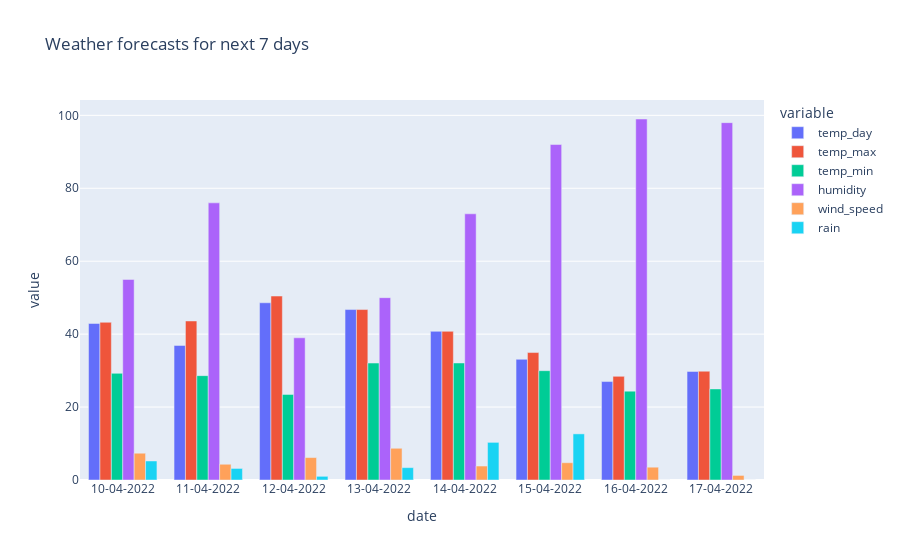

Notebook code for this chart:
### Markdown cell above
### Imperial units have been used for all weather data

### Code cell
fig = px.bar(lat_long_forecast_clean, x='date', y=['temp_day',"temp_max","temp_min","humidity","wind_speed",'rain']
             , barmode='group', title="Weather forecasts for next 7 days")
fig.show()

### Figure 1 — Plotly figure (JSON) as saved in the notebook; plotly's stock layout.template omitted (floating-point values rounded to 4 significant figures)
{"data": [{"alignmentgroup": "True", "hovertemplate": "variable=temp_day<br>date=%{x}<br>value=%{y}<extra></extra>", "legendgroup": "temp_day", "marker": {"color": "#636efa"}, "name": "temp_day", "offsetgroup": "temp_day", "orientation": "v", "showlegend": true, "textposition": "auto", "type": "bar", "x": ["10-04-2022", "11-04-2022", "12-04-2022", "13-04-2022", "14-04-2022", "15-04-2022", "16-04-2022", "17-04-2022"], "xaxis": "x", "y": [42.93, 36.9, 48.6, 46.74, 40.77, 33.1, 27, 29.77], "yaxis": "y"}, {"alignmentgroup": "True", "hovertemplate": "variable=temp_max<br>date=%{x}<br>value=%{y}<extra></extra>", "legendgroup": "temp_max", "marker": {"color": "#EF553B"}, "name": "temp_max", "offsetgroup": "temp_max", "orientation": "v", "showlegend": true, "textposition": "auto", "type": "bar", "x": ["10-04-2022", "11-04-2022", "12-04-2022", "13-04-2022", "14-04-2022", "15-04-2022", "16-04-2022", "17-04-2022"], "xaxis": "x", "y": [43.25, 43.61, 50.45, 46.74, 40.77, 34.95, 28.42, 29.84], "yaxis": "y"}, {"alignmentgroup": "True", "hovertemplate": "variable=temp_min<br>date=%{x}<br>value=%{y}<extra></extra>", "legendgroup": "temp_min", "marker": {"color": "#00cc96"}, "name": "temp_min", "offsetgroup": "temp_min", "orientation": "v", "showlegend": true, "textposition": "auto", "type": "bar", "x": ["10-04-2022", "11-04-2022", "12-04-2022", "13-04-2022", "14-04-2022", "15-04-2022", "16-04-2022", "17-04-2022"], "xaxis": "x", "y": [29.25, 28.62, 23.47, 32.07, 32.09, 29.98, 24.37, 24.98], "yaxis": "y"}, {"alignmentgroup": "True", "hovertemplate": "variable=humidity<br>date=%{x}<br>value=%{y}<extra></extra>", "legendgroup": "humidity", "marker": {"color": "#ab63fa"}, "name": "humidity", "offsetgroup": "humidity", "orientation": "v", "showlegend": true, "textposition": "auto", "type": "bar", "x": ["10-04-2022", "11-04-2022", "12-04-2022", "13-04-2022", "14-04-2022", "15-04-2022", "16-04-2022", "17-04-2022"], "xaxis": "x", "y": [55, 76, 39, 50, 73, 92, 99, 98], "yaxis": "y"}, {"alignmentgroup": "True", "hovertemplate": "variable=wind_speed<br>date=%{x}<br>value=%{y}<extra></extra>", "legendgroup": "wind_speed", "marker": {"color": "#FFA15A"}, "name": "wind_speed", "offsetgroup": "wind_speed", "orientation": "v", "showlegend": true, "textposition": "auto", "type": "bar", "x": ["10-04-2022", "11-04-2022", "12-04-2022", "13-04-2022", "14-04-2022", "15-04-2022", "16-04-2022", "17-04-2022"], "xaxis": "x", "y": [7.34, 4.32, 6.15, 8.7, 3.83, 4.74, 3.51, 1.25], "yaxis": "y"}, {"alignmentgroup": "True", "hovertemplate": "variable=rain<br>date=%{x}<br>value=%{y}<extra></extra>", "legendgroup": "rain", "marker": {"color": "#19d3f3"}, "name": "rain", "offsetgroup": "rain", "orientation": "v", "showlegend": true, "textposition": "auto", "type": "bar", "x": ["10-04-2022", "11-04-2022", "12-04-2022", "13-04-2022", "14-04-2022", "15-04-2022", "16-04-2022", "17-04-2022"], "xaxis": "x", "y": [5.22, 3.17, 1.01, 3.39, 10.32, 12.65, 0, 0], "yaxis": "y"}], "layout": {"barmode": "group", "legend": {"title": {"text": "variable"}, "tracegroupgap": 0}, "title": {"text": "Weather forecasts for next 7 days"}, "xaxis": {"anchor": "y", "domain": [0, 1], "title": {"text": "date"}}, "yaxis": {"anchor": "x", "domain": [0, 1], "title": {"text": "value"}}}}
